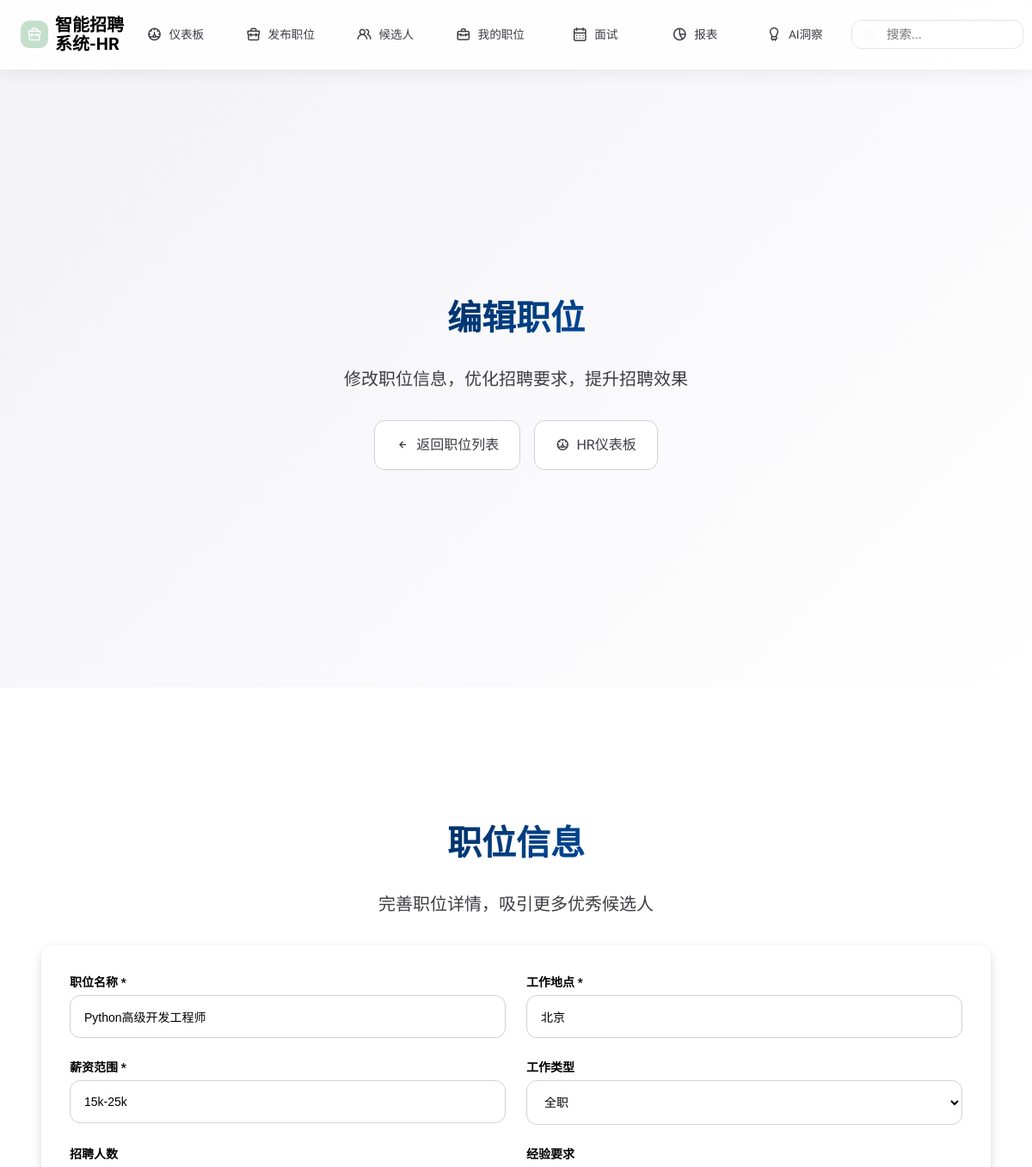
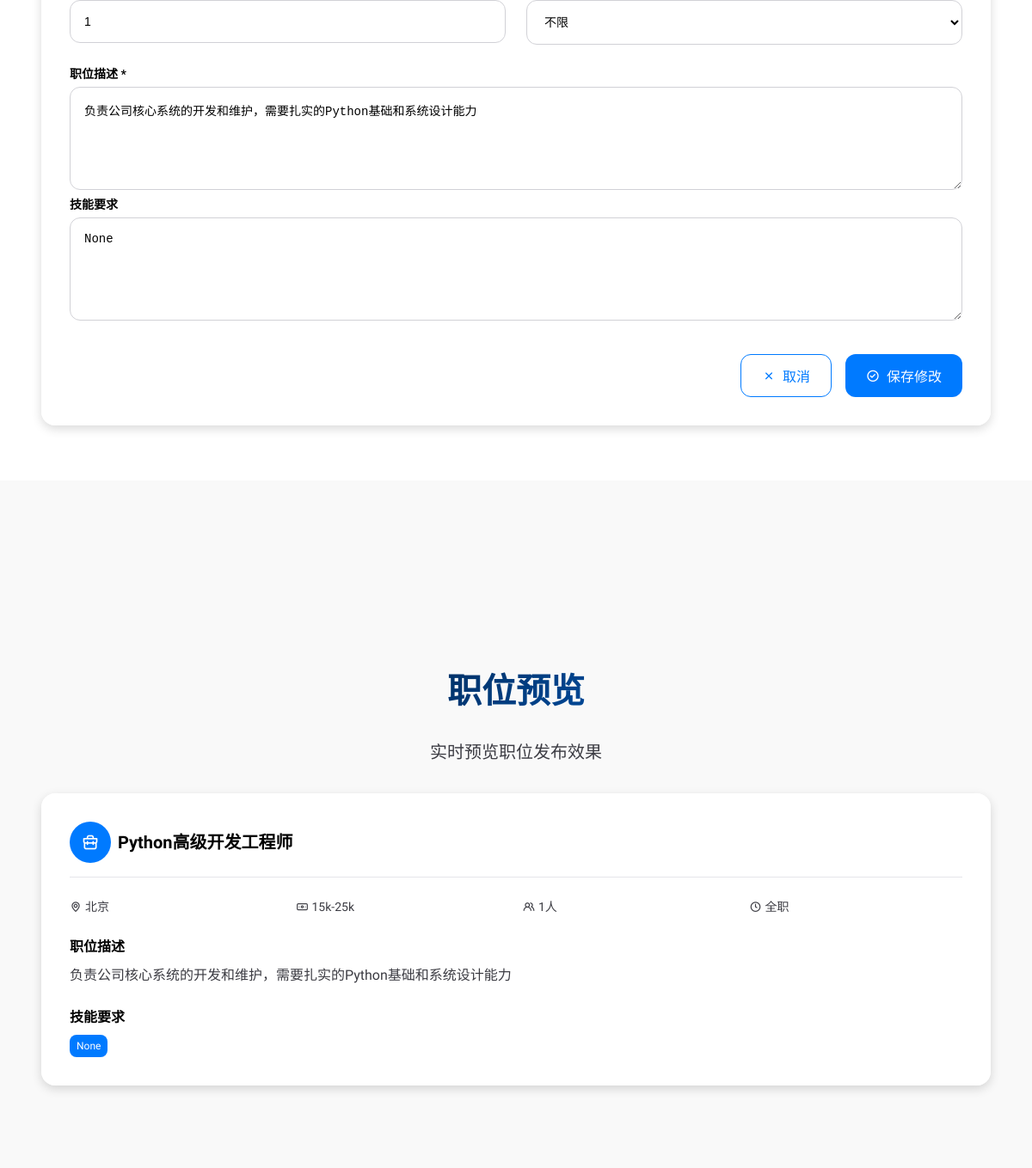
Screenshot of /smartrecruit/hr/recruitment/edit/17 (signed in) with the database file from the repository (2 pictures, top to bottom).
### app/models.py (models this page shows)
class Job(db.Model):
    id = db.Column(db.Integer, primary_key=True)
    title = db.Column(db.String(100), nullable=False)
    company_name = db.Column(db.String(100), nullable=False, default='未知公司')
    location = db.Column(db.String(100), nullable=False)
    description = db.Column(db.Text, nullable=False)
    requirements = db.Column(db.Text, nullable=True)
    salary = db.Column(db.String(50), nullable=False)
    job_type = db.Column(db.String(20), nullable=True, default='全职')  # 全职、兼职、实习、远程
    experience_level = db.Column(db.String(20), nullable=True, default='不限')  # 初级、中级、高级、专家
    date_posted = db.Column(db.DateTime, nullable=False, default=datetime.utcnow)
    created_at = db.Column(db.DateTime, nullable=False, default=datetime.utcnow)
    user_id = db.Column(db.Integer, db.ForeignKey('user.id'), nullable=False)
    positions_needed = db.Column(db.Integer, nullable=False, default=1)
    min_age = db.Column(db.Integer)
    max_age = db.Column(db.Integer)
    education_requirement = db.Column(db.String(100))
    experience_years = db.Column(db.Integer)
    skills_required = db.Column(db.Text)
    benefits = db.Column(db.Text)
    contact_email = db.Column(db.String(120))
    contact_phone = db.Column(db.String(15))
    application_deadline = db.Column(db.DateTime)
    department = db.Column(db.String(100))

### smartrecruit_system/hr_module/recruitment.py (the view, shortened to what this page needs)
@recruitment_bp.route('/edit/<int:job_id>', methods=['GET', 'POST'])
def edit_job(job_id):
    if g.user is None:
        flash('请先登录。', 'danger')
        return redirect(url_for('common.auth.sign'))
    job = Job.query.get_or_404(job_id)
    if job.user_id != g.user.id:
        abort(403)
    return render_template('smartrecruit/hr/edit_job_ios.html', job=job)

### app/templates/smartrecruit/hr/edit_job_ios.html (shortened to what this page needs)
<!DOCTYPE html>
<html lang="zh-CN">
<head>
    <link rel="stylesheet" href="{{ url_for('static', filename='ios_hr_style.css') }}">
    <link rel="stylesheet" href="https://unicons.iconscout.com/release/v4.0.0/css/line.css">
</head>
<body>
    <nav class="ios-nav">
        <div class="ios-nav-container">
            <a href="{{ url_for('smartrecruit.hr.dashboard.hr_dashboard') }}" class="ios-nav-brand">
                <div class="ios-nav-brand-icon">
                    <i class="uil uil-briefcase"></i>
                </div>
                <span>智能招聘系统-HR</span>
            </a>
            <ul class="ios-nav-menu">
                <li class="ios-nav-item">
                    <a href="{{ url_for('smartrecruit.hr.dashboard.hr_dashboard') }}" class="ios-nav-link {{ 'active' if request.endpoint == 'smartrecruit.hr.dashboard.hr_dashboard' else '' }}">
                        <i class="ios-nav-icon uil uil-dashboard"></i>
                        <span class="ios-nav-text">仪表板</span>
                    </a>
                </li>
                <li class="ios-nav-item">
                    <a href="{{ url_for('smartrecruit.hr.recruitment.publish_recruitment') }}" class="ios-nav-link {{ 'active' if request.endpoint == 'smartrecruit.hr.recruitment.publish_recruitment' else '' }}">
                        <i class="ios-nav-icon uil uil-briefcase"></i>
                        <span class="ios-nav-text">发布职位</span>
                    </a>
                </li>
                <li class="ios-nav-item">
                    <a href="{{ url_for('smartrecruit.hr.dashboard.candidates') }}" class="ios-nav-link {{ 'active' if request.endpoint == 'smartrecruit.hr.dashboard.candidates' else '' }}">
                        <i class="ios-nav-icon uil uil-users-alt"></i>
                        <span class="ios-nav-text">候选人</span>
                    </a>
                </li>
                <li class="ios-nav-item">
                    <a href="{{ url_for('smartrecruit.hr.recruitment.my_jobs') }}" class="ios-nav-link {{ 'active' if request.endpoint == 'smartrecruit.hr.recruitment.my_jobs' else '' }}">
                        <i class="ios-nav-icon uil uil-briefcase-alt"></i>
                        <span class="ios-nav-text">我的职位</span>
                    </a>
                </li>
                <li class="ios-nav-item">
                    <a href="{{ url_for('smartrecruit.hr.dashboard.interviews') }}" class="ios-nav-link {{ 'active' if request.endpoint == 'smartrecruit.hr.dashboard.interviews' else '' }}">
                        <i class="ios-nav-icon uil uil-calendar-alt"></i>
                        <span class="ios-nav-text">面试</span>
                    </a>
                </li>
                <li class="ios-nav-item">
                    <a href="{{ url_for('smartrecruit.hr.dashboard.reports') }}" class="ios-nav-link {{ 'active' if request.endpoint == 'smartrecruit.hr.dashboard.reports' else '' }}">
                        <i class="ios-nav-icon uil uil-chart-pie"></i>
                        <span class="ios-nav-text">报表</span>
                    </a>
                </li>
                <li class="ios-nav-item">
                    <a href="{{ url_for('smartrecruit.hr.dashboard.insights') }}" class="ios-nav-link {{ 'active' if request.endpoint == 'smartrecruit.hr.dashboard.insights' else '' }}">
                        <i class="ios-nav-icon uil uil-lightbulb"></i>
                        <span class="ios-nav-text">AI洞察</span>
                    </a>
                </li>
            </ul>
            <div class="ios-nav-actions">
                <div class="ios-nav-search">
                    <i class="uil uil-search"></i>
                    <input type="text" placeholder="搜索..." />
                </div>
            </div>
        </div>
    </nav>
    <div class="ios-parallax-bg"></div>
    <div class="ios-scroll-container">
        <section class="ios-section ios-edit-hero">
            <div class="ios-container">
                <h1 class="ios-title ios-fade-in">编辑职位</h1>
                <p class="ios-subtitle ios-fade-in">修改职位信息，优化招聘要求，提升招聘效果</p>
                <div class="ios-quick-actions ios-fade-in-up">
                    <a href="{{ url_for('smartrecruit.hr.recruitment.my_jobs') }}" class="ios-quick-action-btn">
                        <i class="uil uil-arrow-left"></i>
                        返回职位列表
                    </a>
                    <a href="{{ url_for('smartrecruit.hr.dashboard.hr_dashboard') }}" class="ios-quick-action-btn">
                        <i class="uil uil-dashboard"></i>
                        HR仪表板
                    </a>
                </div>
            </div>
        </section>
        <section class="ios-section ios-form-section">
            <div class="ios-container">
                <h2 class="ios-title ios-fade-in">职位信息</h2>
                <p class="ios-subtitle ios-fade-in">完善职位详情，吸引更多优秀候选人</p>
                <form action="{{ url_for('smartrecruit.hr.recruitment.edit_job', job_id=job.id) }}" method="POST" class="ios-edit-form ios-fade-in-up">
                    <div class="ios-form-row">
                        <div class="ios-form-group">
                            <label class="ios-form-label">职位名称 *</label>
                            <input type="text" name="title" class="ios-form-input" value="{{ job.title }}" placeholder="如：高级前端工程师" required>
                        </div>
                        <div class="ios-form-group">
                            <label class="ios-form-label">工作地点 *</label>
                            <input type="text" name="location" class="ios-form-input" value="{{ job.location }}" placeholder="如：北京、上海、深圳" required>
                        </div>
                    </div>
                    <div class="ios-form-row">
                        <div class="ios-form-group">
                            <label class="ios-form-label">薪资范围 *</label>
                            <input type="text" name="salary" class="ios-form-input" value="{{ job.salary }}" placeholder="如：15k-25k、面议" required>
                        </div>
                        <div class="ios-form-group">
                            <label class="ios-form-label">工作类型</label>
                            <select name="job_type" class="ios-form-input ios-form-select">
                                <option value="全职" {% if job.job_type == '全职' %}selected{% endif %}>全职</option>
                            </select>
                        </div>
                    </div>
                    <div class="ios-form-row">
                        <div class="ios-form-group">
                            <label class="ios-form-label">招聘人数</label>
                            <input type="number" name="positions_needed" class="ios-form-input" value="{{ job.positions_needed|default(1) }}" min="1" max="100">
                        </div>
                        <div class="ios-form-group">
                            <label class="ios-form-label">经验要求</label>
                            <select name="experience_years" class="ios-form-input ios-form-select">
                                <option value="不限" {% if job.experience_years == '不限' %}selected{% endif %}>不限</option>
                            </select>
                        </div>
                    </div>
                    <div class="ios-form-group full-width">
                        <label class="ios-form-label">职位描述 *</label>
                        <textarea name="description" class="ios-form-input ios-form-textarea" placeholder="详细描述职位职责、要求和工作内容..." required>{{ job.description }}</textarea>
                    </div>
                    <div class="ios-form-group full-width">
                        <label class="ios-form-label">技能要求</label>
                        <textarea name="skills_required" class="ios-form-input ios-form-textarea" placeholder="列出所需的技能和技术栈，用逗号分隔...">{{ job.skills_required|default('') }}</textarea>
                    </div>
                    <div class="ios-form-actions">
                        <button type="button" class="ios-button secondary" onclick="window.history.back()">
                            <i class="uil uil-times"></i>
                            取消
                        </button>
                        <button type="submit" class="ios-button">
                            <i class="uil uil-check-circle"></i>
                            保存修改
                        </button>
                    </div>
                </form>
            </div>
        </section>
        <section class="ios-section ios-preview-section">
            <div class="ios-container">
                <h2 class="ios-title ios-fade-in">职位预览</h2>
                <p class="ios-subtitle ios-fade-in">实时预览职位发布效果</p>
                <div class="ios-preview-card ios-fade-in-up">
                    <div class="ios-preview-header">
                        <div class="ios-preview-icon">
                            <i class="uil uil-briefcase"></i>
                        </div>
                        <div class="ios-preview-title" id="previewTitle">{{ job.title }}</div>
                    </div>
                    <div class="ios-preview-meta">
                        <div class="ios-preview-meta-item">
                            <i class="uil uil-map-marker"></i>
                            <span id="previewLocation">{{ job.location }}</span>
                        </div>
                        <div class="ios-preview-meta-item">
                            <i class="uil uil-money-bill"></i>
                            <span id="previewSalary">{{ job.salary }}</span>
                        </div>
                        <div class="ios-preview-meta-item">
                            <i class="uil uil-users-alt"></i>
                            <span id="previewPositions">{{ job.positions_needed|default(1) }}人</span>
                        </div>
                        <div class="ios-preview-meta-item">
                            <i class="uil uil-clock"></i>
                            <span id="previewType">{{ job.job_type|default('全职') }}</span>
                        </div>
                    </div>
                    <div class="ios-preview-description">
                        <h4>职位描述</h4>
                        <p id="previewDescription">{{ job.description }}</p>
                    </div>
                    <div class="ios-preview-skills">
                        <h4>技能要求</h4>
                        <ul id="previewSkills">
                        </ul>
                    </div>
                </div>
            </div>
        </section>
    </div>    <script src="{{ url_for('static', filename='ios_hr_script.js') }}"></script>
</body>
</html>

### app/templates/smartrecruit/hr/edit_job_ios.html (style rules this page uses)
.ios-edit-hero { background: linear-gradient(135deg, var(--ios-bg-primary) 0%, var(--ios-bg-secondary) 100%); }
.ios-form-section { background: var(--ios-bg-secondary); }
.ios-preview-section { background: var(--ios-bg-tertiary); }
.ios-edit-form { background: rgba(255, 255, 255, 0.9); backdrop-filter: blur(20px); border-radius: var(--ios-radius-large); padding: var(--ios-spacing-xl); border: 1px solid rgba(255, 255, 255, 0.2); box-shadow: var(--ios-shadow-medium); margin-bottom: var(--ios-spacing-xl); }
.ios-form-row { display: grid; grid-template-columns: repeat(auto-fit, minmax(250px, 1fr)); gap: var(--ios-spacing-lg); margin-bottom: var(--ios-spacing-lg); }
.ios-form-group.full-width { grid-column: 1 / -1; }
.ios-form-label { display: block; font-size: 0.875rem; font-weight: 600; color: var(--ios-text-primary); margin-bottom: var(--ios-spacing-xs); }
.ios-form-input { width: 100%; padding: var(--ios-spacing-md); border: 1px solid var(--ios-border-primary); border-radius: var(--ios-radius-medium); background: var(--ios-bg-secondary); color: var(--ios-text-primary); font-size: 0.875rem; transition: all var(--ios-transition-fast); }
.ios-form-textarea { min-height: 120px; resize: vertical; }
.ios-form-select { cursor: pointer; }
.ios-form-actions { display: flex; gap: var(--ios-spacing-md); justify-content: flex-end; margin-top: var(--ios-spacing-xl); flex-wrap: wrap; }
.ios-preview-card { background: rgba(255, 255, 255, 0.9); backdrop-filter: blur(20px); border-radius: var(--ios-radius-large); padding: var(--ios-spacing-xl); border: 1px solid rgba(255, 255, 255, 0.2); box-shadow: var(--ios-shadow-medium); }
.ios-preview-header { display: flex; align-items: center; gap: var(--ios-spacing-sm); margin-bottom: var(--ios-spacing-lg); padding-bottom: var(--ios-spacing-md); border-bottom: 1px solid var(--ios-border-secondary); }
.ios-preview-icon { width: 48px; height: 48px; border-radius: 50%; background: var(--ios-blue); display: flex; align-items: center; justify-content: center; color: white; font-size: 1.25rem; }
.ios-preview-title { font-size: 1.25rem; font-weight: 600; color: var(--ios-text-primary); }
.ios-preview-meta { display: grid; grid-template-columns: repeat(auto-fit, minmax(200px, 1fr)); gap: var(--ios-spacing-md); margin: var(--ios-spacing-lg) 0; }
.ios-preview-meta-item { display: flex; align-items: center; gap: var(--ios-spacing-xs); font-size: 0.875rem; color: var(--ios-text-secondary); }
.ios-preview-description { margin: var(--ios-spacing-lg) 0; }
.ios-preview-description h4 { color: var(--ios-text-primary); margin-bottom: var(--ios-spacing-sm); }
.ios-preview-description p { color: var(--ios-text-secondary); line-height: 1.6; }
.ios-preview-skills { margin-top: var(--ios-spacing-lg); }
.ios-preview-skills h4 { color: var(--ios-text-primary); margin-bottom: var(--ios-spacing-sm); }
.ios-preview-skills ul { list-style: none; padding: 0; margin: 0; display: flex; flex-wrap: wrap; gap: var(--ios-spacing-xs); }
.ios-quick-actions { display: flex; gap: var(--ios-spacing-md); justify-content: center; margin-bottom: var(--ios-spacing-xl); flex-wrap: wrap; }
.ios-quick-action-btn { background: rgba(255, 255, 255, 0.9); backdrop-filter: blur(20px); border: 1px solid var(--ios-border-primary); border-radius: var(--ios-radius-medium); padding: var(--ios-spacing-md) var(--ios-spacing-lg); color: var(--ios-text-secondary); text-decoration: none; transition: all var(--ios-transition-medium); display: flex; align-items: center; gap: var(--ios-spacing-sm); }

### rows the page displays
Job: title "Python高级开发工程师", location "北京", salary "15k-25k", job_type "全职", positions_needed "1", description "负责公司核心系统的开发和维护，需要扎实的Python基础和系统设计能力", skills_required "None"
